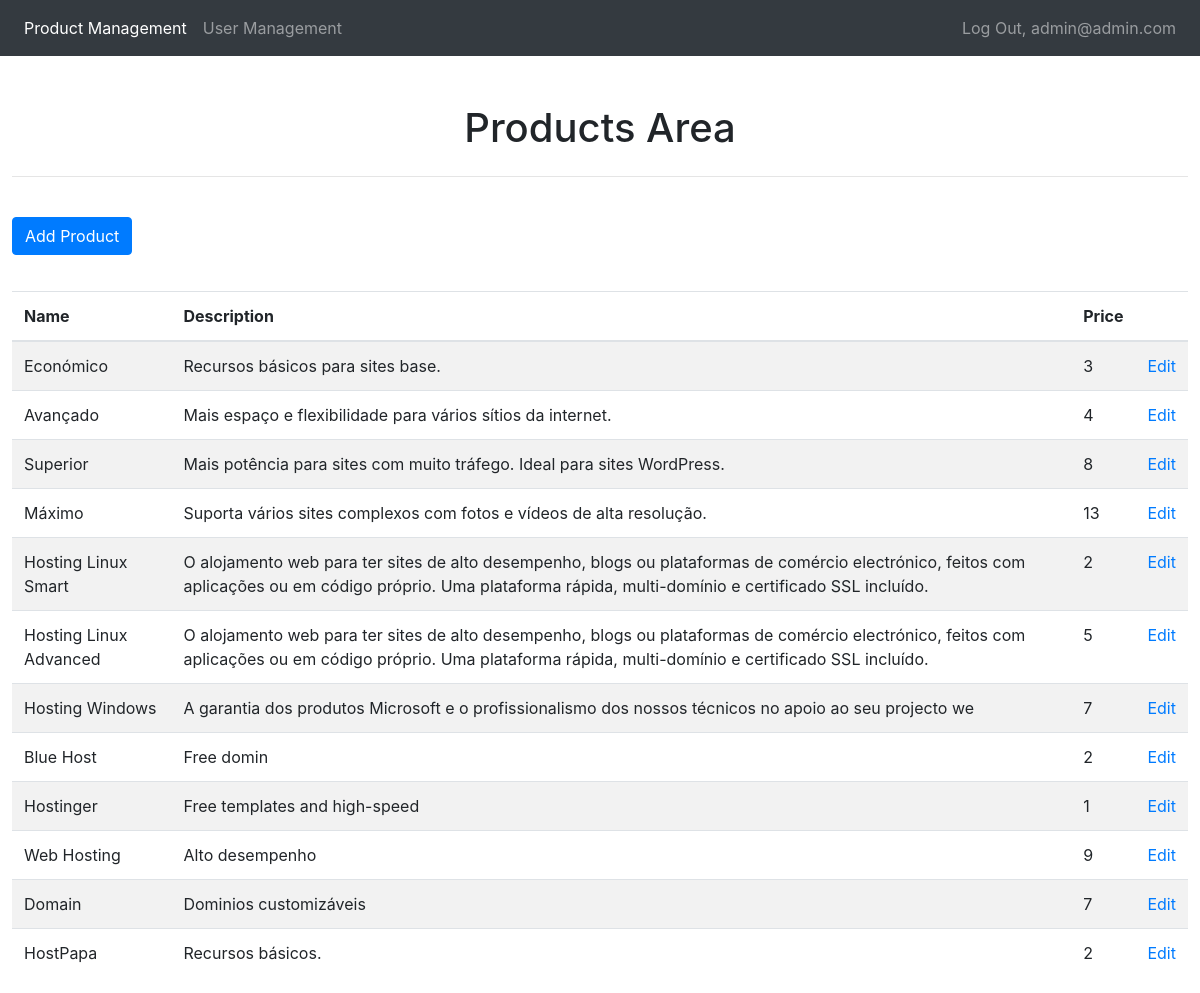
The page /admin/productManagement.php (signed in) on the database its author committed.
### tables this page shows
CREATE TABLE `products` (
  `idProd` int(50) NOT NULL,
  `nameProd` varchar(50) NOT NULL,
  `descriptionProd` text NOT NULL,
  `priceProd` int(50) NOT NULL
);

### admin/productManagement.php (the view, shortened to what this page needs)
<!DOCTYPE html>
<html lang="en">
<link rel="stylesheet" href="https://maxcdn.bootstrapcdn.com/bootstrap/4.5.2/css/bootstrap.min.css">
<?php
include '../util/head.php';
include '../util/conection.php';
$utl = $_SESSION['emailUser'];
?>
<body>
    <nav class="navbar navbar-expand-lg navbar-dark bg-dark">
        <ul class="navbar-nav mr-auto">
            <li class="nav-item active">
                <a class="nav-link" href="productManagement.php">Product Management</a>
            </li>
            <li class="nav-item">
                <a class="nav-link" href="userManagement.php">User Management</a>
            </li>
        </ul>
        <ul class="navbar-nav justify-content-end">
            <li class="nav-item">
                <a class="nav-link" href="../util/logout.php">Log Out, <?php echo $utl ?> </a>
            </li>
        </ul>
    </nav>
    <main>
        <h1>Products Area</h1>
        <hr>
        <br>
        <button type="button" class="btn btn-primary" data-toggle="modal" data-target="#addProductModal">
            Add Product
        </button>
        <br><br>
        <table class="table table-striped table-hover">
            <thead>
                <tr>
                    <th>Name</th>
                    <th>Description </th>
                    <th>Price </th>
                    <th> </th>
                </tr>
            </thead>
            <tbody>
                <?php
                $stmt = $conn->prepare("SELECT * FROM products order by idProd");
                $stmt->execute();
                $result = $stmt->get_result();
                while ($row = $result->fetch_assoc()) {
                ?>
                    <tr>
                        <div class="col-sm-3">
                            <td> <?php echo $row['nameProd']; ?> </td>
                            <td> <?php echo $row['descriptionProd']; ?> </td>
                            <td> <?php echo $row['priceProd']; ?> </td>
                            <td><?php echo "<a href='editProduct.php?id=" . $row['idProd'] . "'>Edit</a>"; ?></td>
                        </div>
                    </tr>
                <?php }
                $stmt->close(); ?>
            </tbody>
        </table>
    </main>
</body>
</html>

### util/style.php (style rules this page uses)
h1 { text-align: center; margin: 2%; }
main { margin: 1%; margin-top: 4%; }

### rows shown on the page
products: nameProd "Económico", descriptionProd "Recursos básicos para sites base.", priceProd "3"
products: nameProd "Avançado", descriptionProd "Mais espaço e flexibilidade para vários sítios da internet.", priceProd "4"
products: nameProd "Superior", descriptionProd "Mais potência para sites com muito tráfego. Ideal para sites WordPress.", priceProd "8"
products: nameProd "Máximo", descriptionProd "Suporta vários sites complexos com fotos e vídeos de alta resolução.", priceProd "13"
products: nameProd "Hosting Linux Smart", descriptionProd "O alojamento web para ter sites de alto desempenho, blogs ou plataformas de comércio electrónico, feitos com aplicações ou em código próprio. Uma plataforma rápida, multi-domínio e certificado SSL incluído.", priceProd "2"
products: nameProd "Hosting Linux Advanced", descriptionProd "O alojamento web para ter sites de alto desempenho, blogs ou plataformas de comércio electrónico, feitos com aplicações ou em código próprio. Uma plataforma rápida, multi-domínio e certificado SSL incluído.", priceProd "5"
products: nameProd "Hosting Windows", descriptionProd "A garantia dos produtos Microsoft e o profissionalismo dos nossos técnicos no apoio ao seu projecto we", priceProd "7"
products: nameProd "Blue Host", descriptionProd "Free domin", priceProd "2"
products: nameProd "Hostinger", descriptionProd "Free templates and high-speed", priceProd "1"
products: nameProd "Web Hosting", descriptionProd "Alto desempenho", priceProd "9"
products: nameProd "Domain", descriptionProd "Dominios customizáveis", priceProd "7"
products: nameProd "HostPapa", descriptionProd "Recursos básicos.", priceProd "2"

### other values the page prints
$utl "admin@admin.com"
